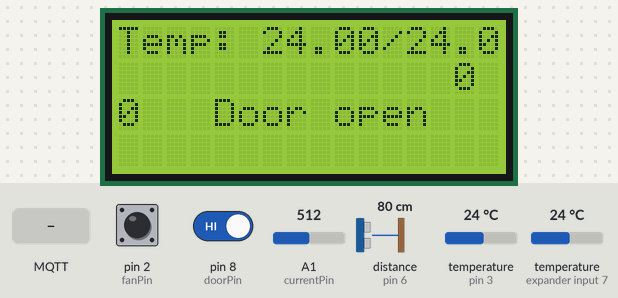
Simulated run of this sketch. Board: Arduino Uno, built with avr-gcc and run on an emulated ATmega328P. On the bench: 16×4 character LCD. Inputs (shaded band) come from the test bench; at power-on: pin 8 (doorPin) HIGH, distance to the obstacle (sensor on pin 6) 80 cm, pin 2 (fanPin) HIGH, A1 (currentPin) = 512, temperature (sensors on pin 3, expander input 7) 24 °C. The echo pulse lasts 58.3 µs per cm; WiFi joins after 1.5 s; servers stay silent unless stated; no MQTT or app messages arrive unless stated.

Above: at 5.23 s.
5.5 s: pin 8 (doorPin) driven LOW
At 6.5 s:
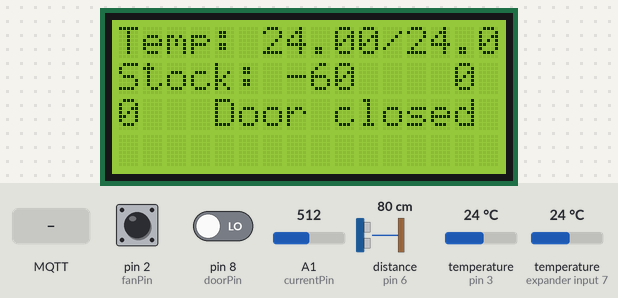
9.6 s: MQTT message "refill" arrives on the first subscribed topic
At 11.1 s:
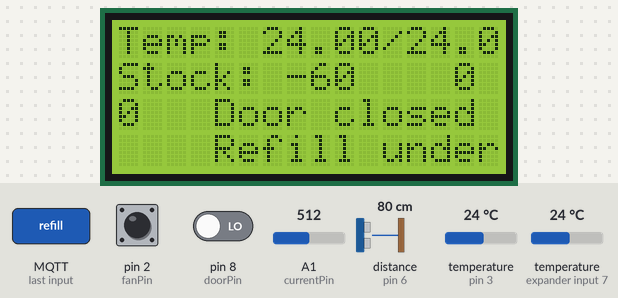
13.6 s: MQTT message "maint" arrives on the first subscribed topic
At 15.1 s:
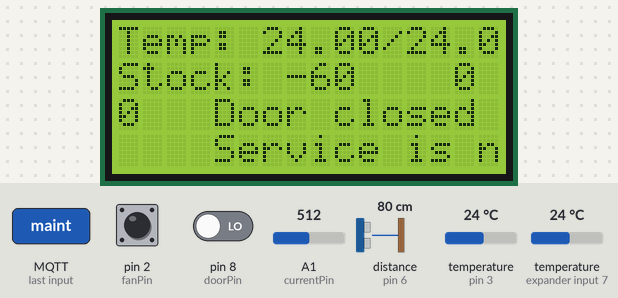
17.6 s: pin 8 (doorPin) driven HIGH
At 18.4 s:
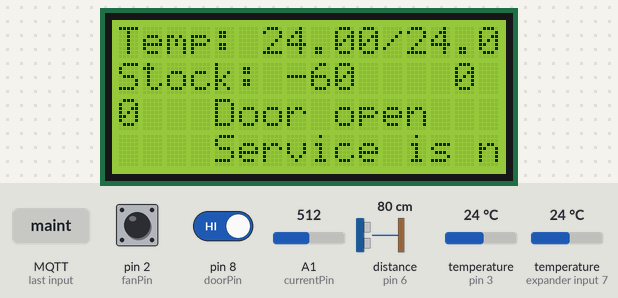
21.6 s: MQTT message "refill" arrives on the first subscribed topic
At 22.7 s:
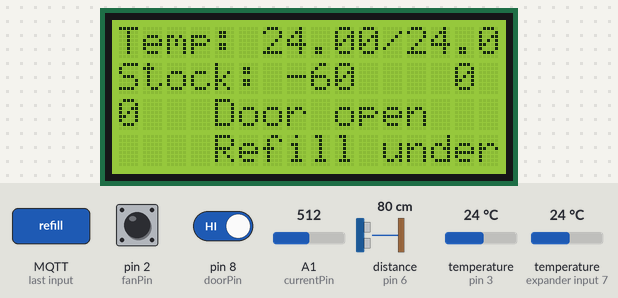
25.6 s: distance to the obstacle (sensor on pin 6) set to 2 cm
At 27.8 s:
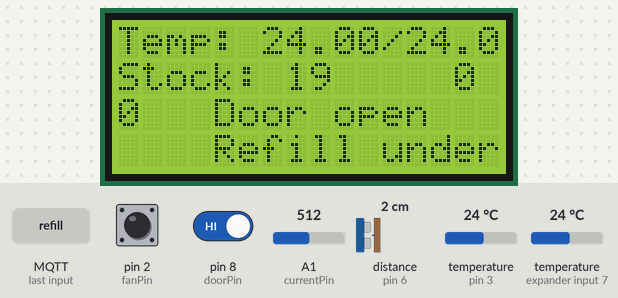
Timing chart, 0 to 29.3 s (numbered marks = the images above; inputs shaded):
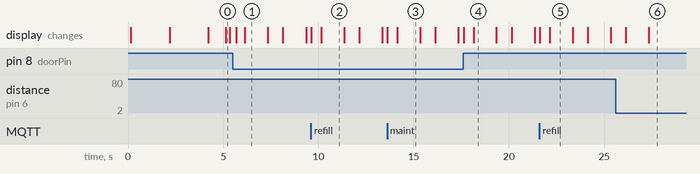

Measured:
- after the input at 5.5 s, the display: first changes after 0.19 s (image 1 shows a later state)
- after the input at 9.6 s, the display: first changes at once (image 2 shows a later state)
- after the input at 13.6 s, the display: first changes at once (image 3 shows a later state)
- after the input at 17.6 s, the display: first changes at once (image 4 shows a later state)
- after the input at 21.6 s, the display: first changes at once (image 5 shows a later state)
- after the input at 25.6 s, the display: first differs from a run without the input after 1.7 s (image 6)
- what the display in image 1 shows lasts 1.2 s, from 6.1 s to 7.3 s

The sketch:

Freezer.ino
```cpp
// Freezerz, Inc.
// IoT Freezer
// powered by InterSystems

#include <Wire.h>
#include <LiquidCrystal_I2C.h>
#include <NewPing.h>
#include <OneWire.h>
#include <DallasTemperature.h>
#include <SPI.h>
#include <Ethernet.h>
#include <PubSubClient.h>

//uncomment this for debug mode
// #define DM 1

// Declare Pins
int tinPin=3;           // Inside temperature
int doorPin=8;          // Door sensor (reed switch)
int currentPin = A1;    // Current sensor
int usTrigger=7;        // Ultrasound (trigger)
int usEcho=6;           // Ultrasound (echo)
int fanPin=2;           // Fan RPM sensor (hall sensor)

// Timing
#define tDoor 0
#define tUS 1
#define tTemp 2
#define tFan 3
#define tCurrent 4
#define tMQTTConnect 5

// Arrays to store timing values for non-blocking 'waiting'
long prevMillis[]={0, 0, 0, 0, 0, -5000};
long intervals[]={500, 1000, 2000, 1000, 500, 5000};

// General variables
// 16x4 LCD
LiquidCrystal_I2C lcd(0x3f,16,4);

// HC-SR04 ultrasound sensor
int usMaxDist=200;
NewPing us(usTrigger,usEcho,usMaxDist);

// DS1820
OneWire ds(tinPin);
DallasTemperature ds1820(&ds);
DeviceAddress insideThermometer, outsideThermometer;

// Ethernet
// Update these with values suitable for your network.
byte mac[]    = {  0xDE, 0xED, 0xBA, 0xFE, 0xFE, 0xED };


IPAddress ip(192, 168, 178, 99);
//IPAddress server(192, 168, 0, 126);

/*
IPAddress ip(192, 168, 178, 10);
IPAddress server(192, 168, 178, 150);
*/
//int serverPort=1883;

IPAddress server(104, 154, 19, 82);
int serverPort=16476;

//IPAddress ip(172, 27, 1, 154);
//IPAddress server(172, 27,1,100);

EthernetClient ethClient;

// MQTT
PubSubClient client(ethClient);
char MQTTClientName[20]="RedBox";

// Other
unsigned long currentMillis=0;
const String topicPrefix="/Freezerz/RedBox/";
String inTopic="/Freezerz/RedBox/toDevice";

String supplyState="";
long refillMessageCount=0;

// Thermometers
float tin=0;
float tout=0;

// Current sensor
int cur=0;
const int curNumReadings=40;
int curReadings[curNumReadings];
int curIndex=0;
int curTotal=0;
int curAvg=0;

// Ultrasound sensor
int stock=0;
const int stockNumReadings=2;
int stockReadings[stockNumReadings];
int stockIndex=0;
int stockTotal=0;
int stockAvg=0;

// Fan RPM
volatile int fanRPMCount=0;     // Volatile so we can use it with interrupts
long fanRPM=0;
long fanInt=1000;              // Read interval (millis) - should be 1000
unsigned long fanPreMill=0;   // previous millis

// -------------------------------------------------------------------------
// MQTT

void callback(char* topic, byte* payload, unsigned int length) {
  #if defined(DM)
  Serial.print("Message arrived [");
  Serial.print(topic);
  Serial.print("] ");
  #endif

  String pl="";
  for (int i=0;i<length;i++) {
    pl=pl+(char)payload[i];
    #if defined(DM)
    Serial.print((char)payload[i]);
    #endif
  }

  if (pl.equals("refill")) {
    refillMessageCount++;
    supplyState="Refill underway     ";
  }

  if (pl.equals("full")) {
    refillMessageCount=0;
    supplyState="                    ";
  }

  if (pl.equals("maint")) {
    supplyState="Service is notified ";
  }

  #if defined(DM)
  Serial.print(pl);
  Serial.println();
  #endif

  lcd.setCursor(0,3);
  lcd.print(supplyState);
  lcd.setCursor(17,2);
  lcd.print(refillMessageCount);
}

// Reconnect (non-blocking) to MQTT broker
boolean reconnect() {
  if (client.connect(MQTTClientName)) {
    // Subscribe to inTopic to receive messages

    int lt=inTopic.length()+1;
    char topicChars[lt];
    inTopic.toCharArray(topicChars,lt);

    client.subscribe(topicChars);

  }
  return client.connected();
}

// -------------------------------------------------------------------------
// setup

void setup()
{
  // start serial connection
  Serial.begin(9600);

  // set pin modes
  pinMode(doorPin, INPUT_PULLUP);         // This saves an external pullup resistor
  pinMode(fanPin,INPUT_PULLUP);           // This saves an external pullup resistor
  attachInterrupt(0,rpm_fan, FALLING);    // Interrupt #0 is on pin 2!

  // DS1810
  ds1820.begin();
  #if defined(DM)
  Serial.print("Found ");
  Serial.print(ds1820.getDeviceCount(), DEC);
  Serial.println(" devices.");
  #endif

  boolean foundOutSideProbe=ds1820.getAddress(outsideThermometer, 0);
  boolean foundInSideProbe=ds1820.getAddress(insideThermometer, 1);
  #if defined(DM)
    if (!foundOutSideProbe) Serial.println("Unable to find address for Device 0");
    if (!foundInSideProbe) Serial.println("Unable to find address for Device 1");

    // show the addresses we found on the bus
    Serial.print("outside thermometer address: ");
    printAddress(outsideThermometer);
    Serial.println();

    Serial.print("inside thermometer address: ");
    printAddress(insideThermometer);
    Serial.println();
  #endif

  // set the resolution to 9 bit (Each Dallas/Maxim device is capable of several different resolutions)
  ds1820.setResolution(insideThermometer, 12);
  ds1820.setResolution(outsideThermometer, 12);

  // initialize lcd
  lcd.init();
  lcd.backlight();
  lcd.setCursor(2,0);
  lcd.print("Freezers, Inc.");
  lcd.setCursor(2,1);
  lcd.print("IoT Freezer 2.0");
  lcd.setCursor(5,2);
  lcd.print("powered by");
  lcd.setCursor(4,3);
  lcd.print("InterSystems");
  delay(2000);


  // Initialize smoothing arrays
  for (int i=0;i<curNumReadings;i++) { curReadings[i]=0;}
  for (int i=0;i<stockNumReadings;i++) { stockReadings[i]=0;}

  // Configure MQTT client
  client.setServer(server, serverPort);
  client.setCallback(callback);

  // Start network
  Ethernet.begin(mac, ip);

  // Print ip adresses to lcd
  lcd.setCursor(4,2);
  for (byte thisByte = 0; thisByte < 4; thisByte++) {
    // print the value of each byte of the IP address:
    lcd.print(server[thisByte], DEC);
      if (thisByte<3) {
    lcd.print(".");
    }
  }
  lcd.setCursor(4,3);
  lcd.print("               ");
  lcd.setCursor(4,3);
  lcd.print(Ethernet.localIP());


  // Allow the hardware to sort itself out
  delay(2000);

  lcd.clear();
}

// -------------------------------------------------------------------------
// Loop

void loop()
{
  // Process sensors
  processDoor();
  processCurrent();
  processStock();
  processThermometers();
  processFan();

  // Are we connected to MQTT broker?
  if (!client.connected()) {

    if (checkTiming(tMQTTConnect)) {
      // No, try to reconnect
      reconnect();
    }
  } else {
    // Connected to MQTT broker, process subscriptions
    client.loop();
  }
}

// Checks if the current interval for the specified
// 'what' has passed. Returns true if is has, false otherwise
// To be used for non-blocking 'waiting'
boolean checkTiming(int what) {

  currentMillis=millis();
  if (currentMillis - prevMillis[what] >= intervals[what]) {
    prevMillis[what] = currentMillis;
    return true;
  } else {
    return false;
  }

}

// Helper function for LCD display
void lcdClearLine(int line=0) {
  lcd.setCursor(0,line);
  lcd.print("                ");
}

// Helper function to send MQTT messages
// using Strings for both topic and content
void sendMQTTString(String topic, String content) {

    // Prepend prefix to topic
    String topicFull=topicPrefix+topic;

    // Convert topic string to char array
    int lt=topicFull.length()+1;
    char topicChars[lt];
    topicFull.toCharArray(topicChars,lt);

    // Convert content string to char array
    int lc=content.length()+1;
    char contentChars[lc];
    content.toCharArray(contentChars,lc);

    // Send out MQTT message
    client.publish(topicChars,contentChars);
}

// -------------------------------------------------------------------------
// Fan RPM

// Interrupt routine for fan
void rpm_fan(){ /* this code will be executed every time the interrupt 0 (pin2) gets low.*/
  fanRPMCount++;
}

void processFan() {
  currentMillis=millis();
  if (currentMillis - fanPreMill >= fanInt) {
    detachInterrupt(0);     // Disable interrupt while calculating
    fanRPM=fanRPMCount*60/2;

    // Display data on LCD
    lcd.setCursor(14,1);
    lcd.print(fanRPM);
    if (fanRPM<10000) {
      lcd.print(" ");
    }

    // Send data via MQTT
    sendMQTTString("fan",(String)fanRPM);

    fanRPMCount=0;
    fanPreMill = currentMillis;
    attachInterrupt(0,rpm_fan,FALLING);
  }
}

// -------------------------------------------------------------------------
// Stock level

// Process ultrasound sensor
void processStock() {

  if (checkTiming(tUS)) {

    // subtract last reading
    stockTotal=stockTotal-stockReadings[stockIndex];

    // Read sensor value
    long echoTime=us.ping_median(5);
    long cm=us.convert_cm(echoTime);

    stockReadings[stockIndex]=21-cm;

    // Add current value to the total
    stockTotal+=stockReadings[stockIndex];

    // advanve to the next position in the array
    stockIndex++;

    // turn over in array?
    // (processing stock level in here makes ensures
    // that we only use numbers from a full dataset in the array)
    if (stockIndex>=stockNumReadings) {

      // yes, now calculate average
      stockAvg=stockTotal/stockNumReadings;

      // Display average
      lcd.setCursor(0,1);
      String strStock="Stock: ";
      strStock+=stockAvg;
      strStock+="     ";
      lcd.print(strStock);

      // ...and send it out via MQTT
      sendMQTTString("stock",(String)stockAvg);

      // Reset array index
      stockIndex=0;
    }
  }
}

// -------------------------------------------------------------------------
// Electrical current

// Process current sensor
void processCurrent() {
  boolean send=false;

   if (checkTiming(tCurrent)) {

    // subtract last reading
    curTotal=curTotal-curReadings[curIndex];

    // Read sensor value
    curReadings[curIndex]=analogRead(currentPin);

    // Add current value to the total
    curTotal+=curReadings[curIndex];

    // advanve to the next position in the array
    curIndex++;
    if (curIndex>=curNumReadings) {
      curIndex=0;
      send=true;
    }

    curAvg=curTotal/curNumReadings;

    // Display average
    /*
    lcd.setCursor(0,2);
    String strCurrent="Current: ";
    strCurrent+=curAvg;
    strCurrent+="     ";
    lcd.print(strCurrent);
    */

    #if defined(DM)
    Serial.println(strCurrent);
    #endif

    // Send electrical current via MQTT
    // only every curNumReadings!
    if (send) {
      send=false;
      sendMQTTString("current",(String)curAvg);
    }
  }
}

// -------------------------------------------------------------------------
// Temperature probes
// function to print a OneWire device address
void printAddress(DeviceAddress deviceAddress)
{
  #if defined(DM)
  for (uint8_t i = 0; i < 8; i++)
  {
    if (deviceAddress[i] < 16) Serial.print("0");

    Serial.print(deviceAddress[i], HEX);
  }
  #endif

}
// Process temperature probes
void processThermometers(){

  if (checkTiming(tTemp)) {

    ds1820.requestTemperatures();

    tin=ds1820.getTempC(insideThermometer);
    tout=ds1820.getTempC(outsideThermometer);

    // Display inside temp
    lcd.setCursor(0,0);
    String strTemps="Temp: ";
    strTemps+=tin;
    strTemps+="/";
    strTemps+=tout;
    lcd.print(strTemps);

    // Send temperatures via MQTT
    sendMQTTString("temperature/inside",(String)tin);
    sendMQTTString("temperature/outside",(String)tout);
  }

}

// -------------------------------------------------------------------------
// Door sensor

// Process door sensor
void processDoor() {

  // Read reed switch state (0 means closed, 1 means open)
  int doorState = digitalRead(doorPin);

  if (checkTiming(tDoor)) {
    String door=(String)doorState;

    lcd.setCursor(0,2);
    lcd.print("Door ");
    if (doorState==0) {
      lcd.print("closed");
    } else {
      lcd.print("open  ");
    }


    sendMQTTString("door",door);
  }
}
```
